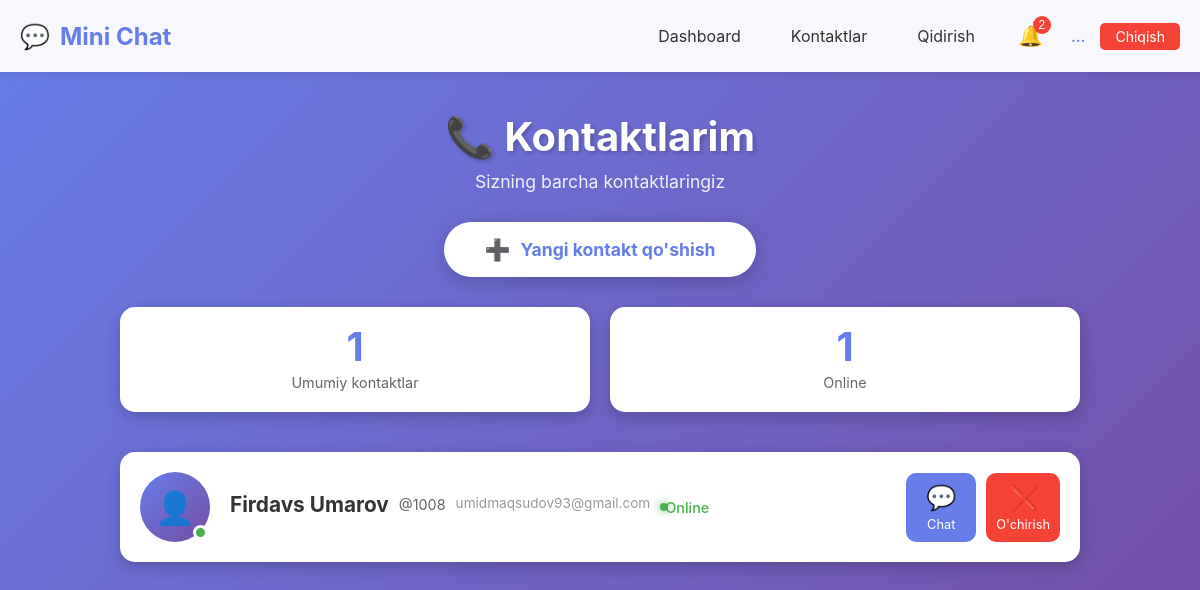
The app's page /contacts (signed in) with its own data.
### models.py (models this page shows, shortened)
class User(UserMixin, db.Model):
    __tablename__ = 'user'
    id = db.Column(db.Integer, primary_key=True)
    username = db.Column(db.String(80), unique=True, nullable=False)
    email = db.Column(db.String(120), unique=True, nullable=False)
    password_hash = db.Column(db.String(200), nullable=False)
    first_name = db.Column(db.String(50))
    last_name = db.Column(db.String(50))
    bio = db.Column(db.Text, nullable=True)
    profile_pic = db.Column(db.String(200), default='default.jpg')
    is_online = db.Column(db.Boolean, default=False)
    last_seen = db.Column(db.DateTime, default=datetime.now)
    created_at = db.Column(db.DateTime, default=datetime.now)
    sent_messages = db.relationship('Message',
                                   foreign_keys='Message.sender_id',
                                   backref='sender',
                                   lazy='dynamic')
    received_messages = db.relationship('Message',
                                      foreign_keys='Message.receiver_id',
                                      backref='receiver',
                                      lazy='dynamic')
    contact_list = db.relationship('User',
                                 secondary=contacts,
                                 primaryjoin=(contacts.c.user_id == id),
                                 secondaryjoin=(contacts.c.contact_id == id),
                                 backref=db.backref('added_by', lazy='dynamic'),
                                 lazy='dynamic')
    def get_contacts(self):
        return self.contact_list.all()

### app.py (the view)
@app.route('/contacts')
@login_required
def contacts():
    try:
        contacts_list = current_user.get_contacts()
        return render_template('contacts.html', contacts=contacts_list)
    except Exception as e:
        print(f"Xatolik: {e}")
        flash("Kontaktlarni yuklashda xatolik yuz berdi", 'danger')
        return render_template('contacts.html', contacts=[])

### app.py (called while the page is built)
@login_manager.user_loader
def load_user(user_id):
    return User.query.get(int(user_id))

### templates/contacts.html (shortened to what this page needs)
{% extends "base.html" %}
{% block content %}
<div class="contacts-container">
    <div class="contacts-header">
        <h1>📞 Kontaktlarim</h1>
        <p>Sizning barcha kontaktlaringiz</p>
    </div>
    <div class="contacts-actions">
        <a href="{{ url_for('search_users') }}" class="btn-add-contact">
            <span class="btn-icon">➕</span>
            Yangi kontakt qo'shish
        </a>
    </div>
    <div class="contacts-stats">
        <div class="stat-card">
            <span class="stat-number">{{ contacts|length }}</span>
            <span class="stat-label">Umumiy kontaktlar</span>
        </div>
        <div class="stat-card">
            <span class="stat-number">{{ contacts|selectattr('is_online', 'equalto', true)|list|length }}</span>
            <span class="stat-label">Online</span>
        </div>
    </div>
    <div class="contacts-list">
        {% if contacts %}
            {% for contact in contacts %}
                <div class="contact-card">
                    <div class="contact-avatar">
                        <span class="avatar-icon">👤</span>
                        {% if contact.is_online %}
                            <span class="online-badge" title="Online"></span>
                        {% endif %}
                    </div>
                    <div class="contact-info">
                        <h3 class="contact-name">
                            {{ contact.first_name or contact.username }}
                            {% if contact.last_name %} {{ contact.last_name }}{% endif %}
                        </h3>
                        <p class="contact-username">@{{ contact.username }}</p>
                        {% if contact.email %}
                            <p class="contact-email">{{ contact.email }}</p>
                        {% endif %}
                        <div class="contact-status {% if contact.is_online %}online{% endif %}">
                            {% if contact.is_online %}
                                Online
                            {% else %}
                                <span class="status-dot offline"></span>
                                Oxirgi ko'rilgan: {{ contact.last_seen.strftime('%H:%M, %d.%m.%Y') if contact.last_seen else 'Noma\'lum' }}
                            {% endif %}
                        </div>
                    </div>
                    <div class="contact-actions">
                        <a href="{{ url_for('chat', user_id=contact.id) }}" class="btn-chat-action" title="Chat yozish">
                            <span class="action-icon">💬</span>
                            <span class="action-text">Chat</span>
                        </a>
                        <a href="{{ url_for('remove_contact', user_id=contact.id) }}"
                           class="btn-remove-action"
                           title="Kontaktni o'chirish"
                           onclick="return confirm('{{ contact.username }} kontaktlardan o\'chirilsinmi?')">
                            <span class="action-icon">❌</span>
                            <span class="action-text">O'chirish</span>
                        </a>
                    </div>
                </div>
            {% endfor %}
        {% endif %}
    </div>
</div>
{% endblock %}

### templates/base.html (shortened to what this page needs)
<!DOCTYPE html>
<html lang="uz">
<head>
    <link rel="stylesheet" href="{{ url_for('static', filename='style.css') }}">
</head>
<body>
    <nav class="navbar">
        <div class="nav-container">
            <div class="nav-brand">
                <a href="{{ url_for('index') }}" class="brand-link">
                    <span class="brand-icon">💬</span>
                    <span class="brand-text">Mini Chat</span>
                </a>
            </div>
            <div class="nav-menu">
                {% if current_user.is_authenticated %}
                    <a href="{{ url_for('dashboard') }}" class="nav-link">Dashboard</a>
                    <a href="{{ url_for('contacts') }}" class="nav-link">Kontaktlar</a>
                    <a href="{{ url_for('search_users') }}" class="nav-link">Qidirish</a>
                    <div class="notifications-dropdown">
                        <button class="notifications-btn" onclick="toggleNotifications()">
                            🔔
                            <span class="notification-badge" id="notificationBadge">0</span>
                        </button>
                    </div>
                    <div class="user-menu">
                        <span class="username">{{ current_user.username }}</span>
                        <a href="{{ url_for('logout') }}" class="logout-btn">Chiqish</a>
                    </div>
                {% else %}
                    <a href="{{ url_for('login') }}" class="nav-link">Kirish</a>
                    <a href="{{ url_for('register') }}" class="nav-link register-btn">Ro'yxatdan o'tish</a>
                {% endif %}
            </div>
        </div>
    </nav>
    <main class="main-content">
        <div class="container">
            {% block content %}{% endblock %}
        </div>
    </main>
</body>
</html>

### static/style.css (style rules this page uses)
* { margin: 0; padding: 0; box-sizing: border-box; }
body { font-family: -apple-system, BlinkMacSystemFont, 'Segoe UI', Roboto, Oxygen, Ubuntu, sans-serif; background: linear-gradient(135deg, #667eea 0%, #764ba2 100%); min-height: 100vh; color: #333; }
.container { max-width: 1200px; margin: 0 auto; padding: 20px; }
.username { font-weight: bold; color: #667eea; }
.contact-info { display: flex; align-items: center; gap: 10px; }
.contact-status { width: 8px; height: 8px; border-radius: 50%; background: #ccc; }
.contact-status.online { background: #4CAF50; box-shadow: 0 0 10px #4CAF50; }
.notifications-dropdown { position: relative; display: inline-block; }
.notifications-btn { background: transparent; border: none; font-size: 20px; cursor: pointer; position: relative; padding: 8px; }
.notification-badge { position: absolute; top: 0; right: 0; background: #f44336; color: white; font-size: 12px; padding: 2px 5px; border-radius: 10px; min-width: 18px; text-align: center; }
.navbar { background: rgba(255, 255, 255, 0.95); box-shadow: 0 2px 10px rgba(0,0,0,0.1); position: sticky; top: 0; z-index: 1000; }
.nav-container { max-width: 1200px; margin: 0 auto; padding: 1rem 20px; display: flex; justify-content: space-between; align-items: center; }
.nav-brand .brand-link { display: flex; align-items: center; gap: 10px; text-decoration: none; font-size: 1.5rem; font-weight: bold; color: #667eea; }
.nav-menu { display: flex; gap: 20px; align-items: center; }
.nav-link { text-decoration: none; color: #333; padding: 8px 15px; border-radius: 5px; transition: all 0.3s; }
.user-menu { display: flex; align-items: center; gap: 15px; }
.username { font-weight: 500; color: #667eea; }
.logout-btn { background: #f44336; color: white; padding: 5px 15px; border-radius: 5px; text-decoration: none; font-size: 14px; }

### templates/contacts.html (style rules this page uses)
.contacts-container { max-width: 1000px; margin: 0 auto; padding: 20px; }
.contacts-header { text-align: center; margin-bottom: 30px; }
.contacts-header h1 { color: white; font-size: 2.5rem; margin-bottom: 10px; text-shadow: 2px 2px 4px rgba(0,0,0,0.2); }
.contacts-header p { color: rgba(255,255,255,0.9); font-size: 1.1rem; }
.contacts-actions { margin-bottom: 30px; text-align: center; }
.btn-add-contact { display: inline-flex; align-items: center; gap: 10px; background: white; color: #667eea; padding: 15px 40px; border-radius: 30px; text-decoration: none; font-weight: bold; font-size: 1.1rem; box-shadow: 0 5px 20px rgba(0,0,0,0.2); transition: all 0.3s; }
.btn-icon { font-size: 1.3rem; }
.contacts-stats { display: grid; grid-template-columns: repeat(2, 1fr); gap: 20px; margin-bottom: 40px; }
.stat-card { background: white; border-radius: 15px; padding: 20px; text-align: center; box-shadow: 0 5px 15px rgba(0,0,0,0.2); }
.stat-number { display: block; font-size: 2.5rem; font-weight: bold; color: #667eea; line-height: 1; margin-bottom: 5px; }
.stat-label { color: #666; font-size: 0.9rem; }
.contacts-list { display: flex; flex-direction: column; gap: 15px; }
.contact-card { background: white; border-radius: 15px; padding: 20px; display: grid; grid-template-columns: auto 1fr auto; gap: 20px; align-items: center; box-shadow: 0 5px 15px rgba(0,0,0,0.2); transition: all 0.3s; }
.contact-avatar { width: 70px; height: 70px; background: linear-gradient(135deg, #667eea 0%, #764ba2 100%); border-radius: 50%; display: flex; align-items: center; justify-content: center; position: relative; }
.avatar-icon { font-size: 2rem; }
.online-badge { position: absolute; bottom: 2px; right: 2px; width: 15px; height: 15px; background: #4CAF50; border: 3px solid white; border-radius: 50%; }
.contact-info { flex: 1; }
.contact-name { margin: 0 0 5px 0; color: #333; font-size: 1.3rem; }
.contact-username { margin: 0 0 5px 0; color: #666; font-size: 0.9rem; }
.contact-email { margin: 0 0 8px 0; color: #999; font-size: 0.85rem; }
.contact-status { display: flex; align-items: center; gap: 5px; font-size: 0.9rem; color: #666; }
.contact-status.online { color: #4CAF50; font-weight: 500; }
.contact-actions { display: flex; gap: 10px; }
.btn-chat-action, .btn-remove-action { display: flex; flex-direction: column; align-items: center; padding: 10px; border-radius: 10px; text-decoration: none; transition: all 0.3s; min-width: 70px; }
.btn-chat-action { background: #667eea; color: white; }
.btn-remove-action { background: #f44336; color: white; }
.action-icon { font-size: 1.5rem; margin-bottom: 5px; }
.action-text { font-size: 0.8rem; }

### records on screen
User: username "..."
User: is_online True (drawn), first_name "Firdavs", last_name "Umarov", username "1008", email "umidmaqsudov93@gmail.com"

### other values on screen
{{ contacts|length }} "1"
{{ contacts|selectattr('is_online', 'equalto', true)|list|length }} "1"
